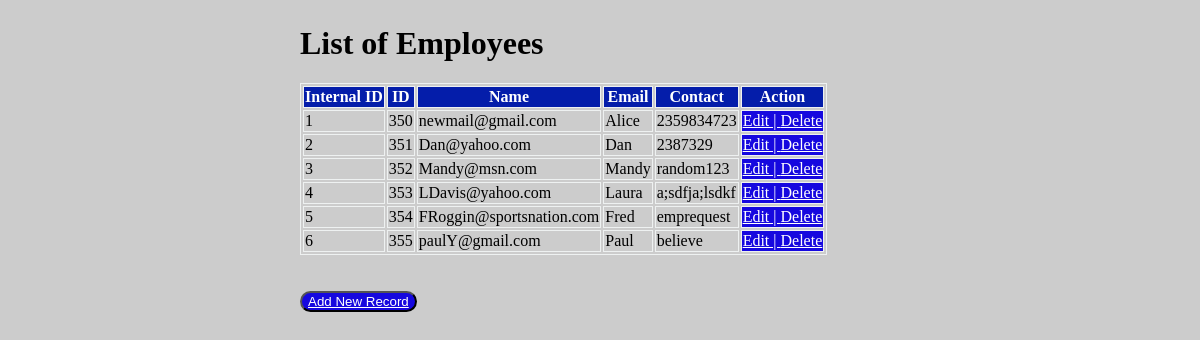
The page /show on the database its author committed.
### employee/models.py (models this page shows, shortened)
class Employee(models.Model):
    eid = models.CharField(max_length=20)
    ename = models.CharField(max_length=100)
    eemail = models.EmailField()
    econtact = models.CharField(max_length=15)
    class Meta:
      db_table = 'employee'

### employee/views.py (the view)
# urls.py: path('show', views.show),
def show(request):
    employees = Employee.objects.all()
    return render(request, 'show.html', {'employees': employees})

### employee/templates/show.html (shortened to what this page needs)
<!DOCTYPE html>
<html lang="en">
{% load static %}
<link rel="stylesheet" href="{% static 'css/style.css' %}">
<body>
<div class="">
 <h1>List of Employees</h1>
 <table>
<thead>
    <tr>
        <th>Internal ID</th>
        <th>ID</th>
        <th>Name</th>
        <th>Email</th>
        <th>Contact</th>
        <th>Action</th>
    </tr>
</thead>
<tbody>
    {%for employee in employees %}
    <tr>
        <td>{{ employee.id }}</td>
        <td>{{ employee.eid }}</td>
        <td>{{ employee.eemail }}</td>
        <td>{{ employee.ename }}</td>
        <td>{{ employee.econtact }}</td>
        <td bgcolor="#1608df"><a href='/edit/{{ employee.id }}'>Edit
        | <a href='/delete/{{ employee.id }}'>Delete</td>
    </tr>
    {% endfor %}
</tbody>
 </table>
 <br>
 <br>
 <button> <a href="/emp">Add New Record</a></button>
</div>
</body>
</html>

### employee/static/css/style.css (style rules this page uses)
body { background: #ccc; height: 100%; margin: 25px 0; padding-left: 300px; }
table, th, td { border: 1px solid rgb(238, 241, 241) }
th { background-color: #041daa; color: white; }
button { border-radius: 12px; color:#b1df08; background-color: #1608df; cursor:pointer; }
a:link { color: white; }

### rows shown on the page
Employee: id "1", eid "350", eemail "newmail@gmail.com", ename "Alice", econtact "2359834723"
Employee: id "2", eid "351", eemail "Dan@yahoo.com", ename "Dan", econtact "2387329"
Employee: id "3", eid "352", eemail "Mandy@msn.com", ename "Mandy", econtact "random123"
Employee: id "4", eid "353", eemail "LDavis@yahoo.com", ename "Laura", econtact "a;sdfja;lsdkf"
Employee: id "5", eid "354", eemail "FRoggin@sportsnation.com", ename "Fred", econtact "emprequest"
Employee: id "6", eid "355", eemail "paulY@gmail.com", ename "Paul", econtact "believe"
